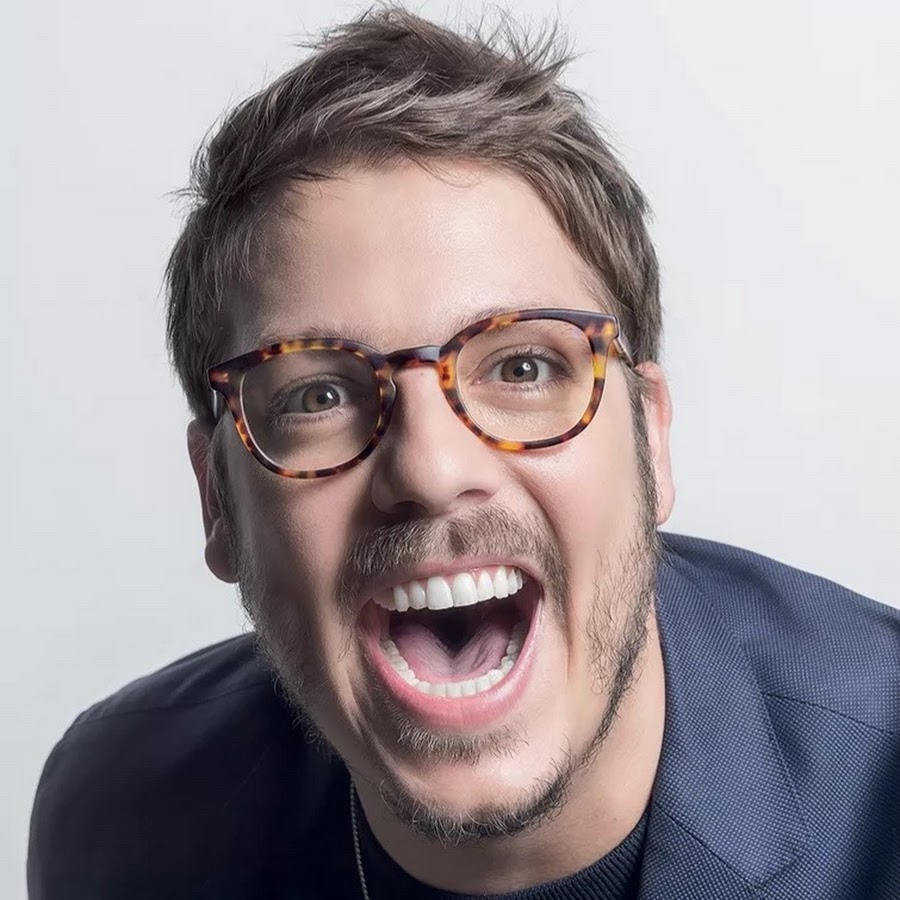
#> input picture Border Detection/fabio_porchat.jpg, 900 x 900 px
$ jupyter execute Trab1.ipynb
#> lines starting #> are read from the running program, lines starting #| are printed output that depends on the picture; after the words box and inside, x2 and y2 are one past the last pixel; in counts of white or black regions, pixels touching at a corner belong together
[cell 1]
import cv2 as cv
import numpy as np
from matplotlib import pyplot as plt
import sys

img = cv.imread("fabio_porchat.jpg")
#> img is the input picture: shape (900, 900, 3); mean B, G, R 152.9, 148.9, 157.5
img = cv.cvtColor(img, cv.COLOR_BGR2RGB)
plt.imshow(img)

[cell 2]
print("O numero total de pixels da imagem é:", img.size)
#| O numero total de pixels da imagem é: 2430000
print("O tamanho de linhas, colunas e canais da imagem:", img.shape)
#| O tamanho de linhas, colunas e canais da imagem: (900, 900, 3)

Vamos adicionar uma nova imagem agora

[cell 3]
img2 = cv.imread('todt.png')
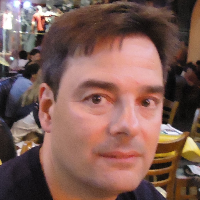
#> input picture Border Detection/todt.png, 200 x 200 px
#> img2 is the input picture: shape (200, 200, 3); mean B, G, R 85.1, 93, 126.4
img2 = cv.cvtColor(img2, cv.COLOR_BGR2RGB)
print("O numero total de pixels da imagem é:", img2.size)
#| O numero total de pixels da imagem é: 120000
print("O tamanho de linhas, colunas e canais da imagem:", img2.shape)
#| O tamanho de linhas, colunas e canais da imagem: (200, 200, 3)

Podemos ver que a imagem tem tamanho distinto da imagem inicial, e vamos aumentar ela de tamanho com resize então.
Existem diversas maneiras de interpolar para a alteração de tamanho, vejamos abaixo:

[cell 4]
#Interpolation = cv.INTER_AREA, resampling usando a relação de area de pixel
resized_1 = cv.resize(img2, (900,900), interpolation = cv.INTER_AREA)
#Interpolation = cv.INTER_CUBIC, resampling usando a interpolação cúbica
resized_2 = cv.resize(img2, (900,900), interpolation = cv.INTER_CUBIC)
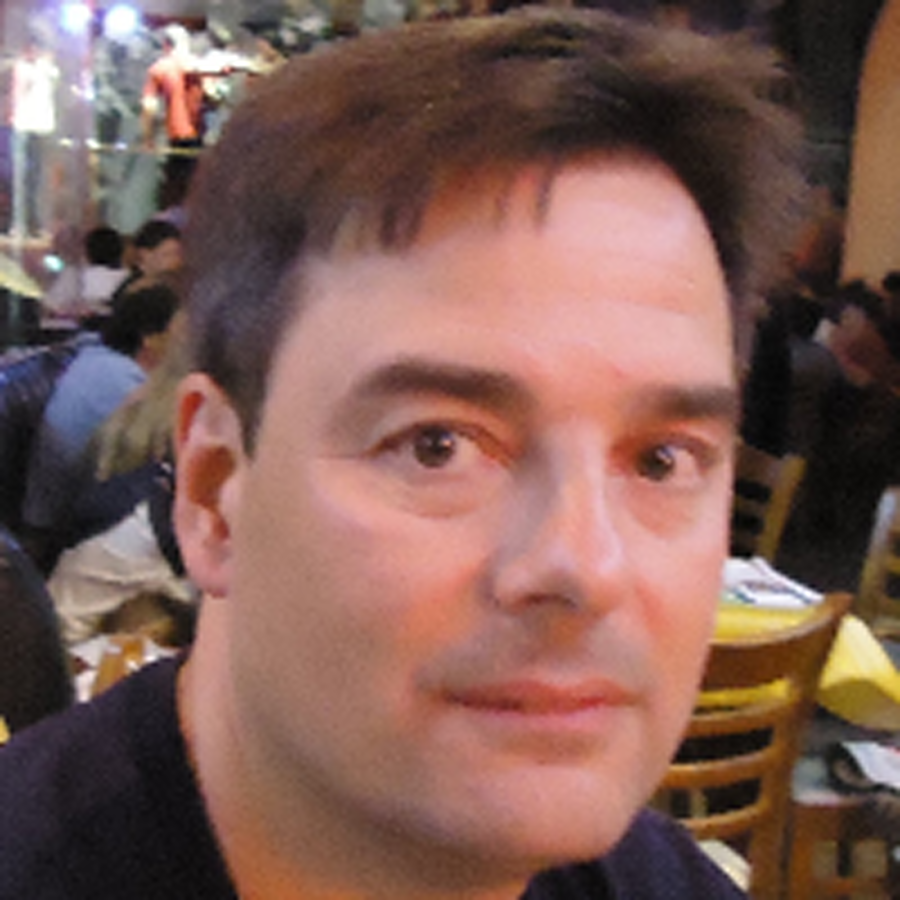
#> resized_2: shape (900, 900, 3); mean R, G, B 126.4, 93, 85.1
#Interpolation = cv.INTER_LINEAR, resampling usando a interpolação linear
resized_3 = cv.resize(img2, (900,900), interpolation = cv.INTER_LINEAR)
#Interpolation = cv.INTER_NEAREST, resampling usando o pixel mais próximo
resized_4 = cv.resize(img2, (900,900), interpolation = cv.INTER_NEAREST)
#Interpolation = cv.INTER_LANCZOS4, resampling usando a interpolação de Lanczos sobre a vizinhança de 8 pixels
resized_5 = cv.resize(img2, (900,900), interpolation = cv.INTER_LANCZOS4)
#Interpolation = cv.INTER_CUBIC, resampling usando a interpolação cúbica
resized_6 = cv.resize(img2, (900,900), interpolation = cv.INTER_CUBIC)

plt.subplot(2,3,1),plt.imshow(resized_1)
plt.subplot(2,3,2),plt.imshow(resized_2)
plt.subplot(2,3,3),plt.imshow(resized_3)
plt.subplot(2,3,4),plt.imshow(resized_4)
plt.subplot(2,3,5),plt.imshow(resized_5)
plt.subplot(2,3,6),plt.imshow(resized_6)

Image Blending

Para realizar um blend de imagens, adicionamos uma a outra respeitando a equação abaixo:
                                g(x)=(1−α)f0(x)+αf1(x)

Variando alpha de 0->1, podemos realizar distintos tipos de transições nas imagens. Cv.addWeighted() aplica a seguinte formula para a aplicação:
                                dst=α⋅img1+β⋅img2+γ

[cell 5]
blend = cv.addWeighted(img,0.58,resized_1,0.52,0)
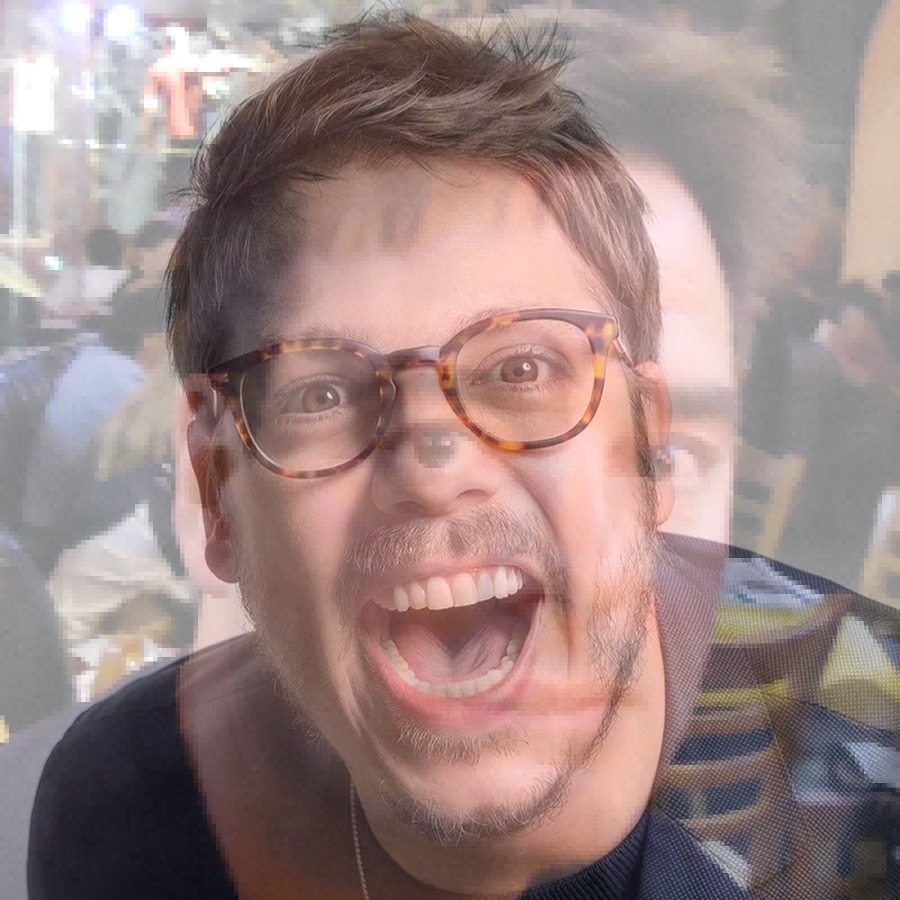
#> blend: shape (900, 900, 3); mean R, G, B 157, 134.7, 132.9
plt.imshow(blend)

[cell 6]
lower_blue = np.array([110,50,50])
upper_blue = np.array([130,255,255])
img_hsv = cv.cvtColor(img, cv.COLOR_RGB2HSV) #transforma de RGB para HSV
#> img_hsv: shape (900, 900, 3); mean H, S, V 86.8, 45.6, 164.9
mask = cv.inRange(img_hsv, lower_blue, upper_blue)
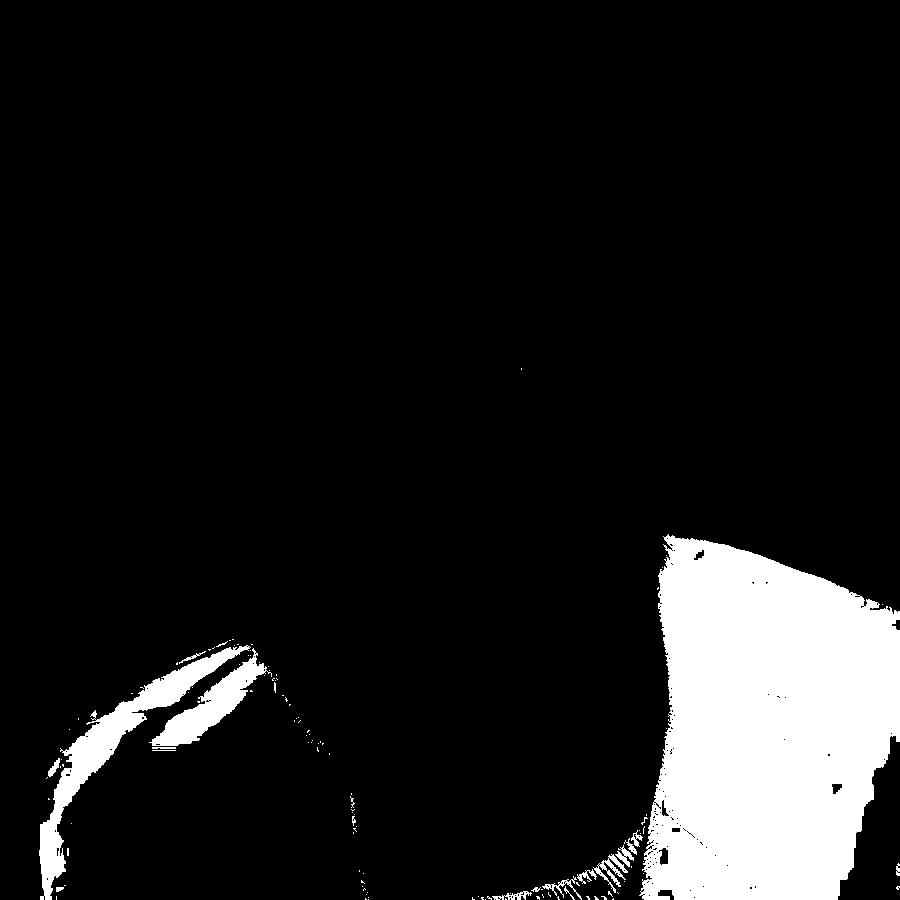
#> mask: shape (900, 900); 10.7% white; 129 white regions (109 under 20 px), largest, box (x1, y1, x2, y2) and area: (639, 534, 900, 900) 73802, (39, 645, 251, 900) 7344, (149, 648, 272, 746) 3327
# Bitwise-AND mask and original image
res = cv.bitwise_and(img_hsv, img_hsv, mask=mask)
#> res: shape (900, 900, 3); mean H, S, V 12.1, 9.3, 12.1
img_hsv = cv.cvtColor(img_hsv, cv.COLOR_HSV2RGB)
res = cv.cvtColor(res, cv.COLOR_HSV2RGB)
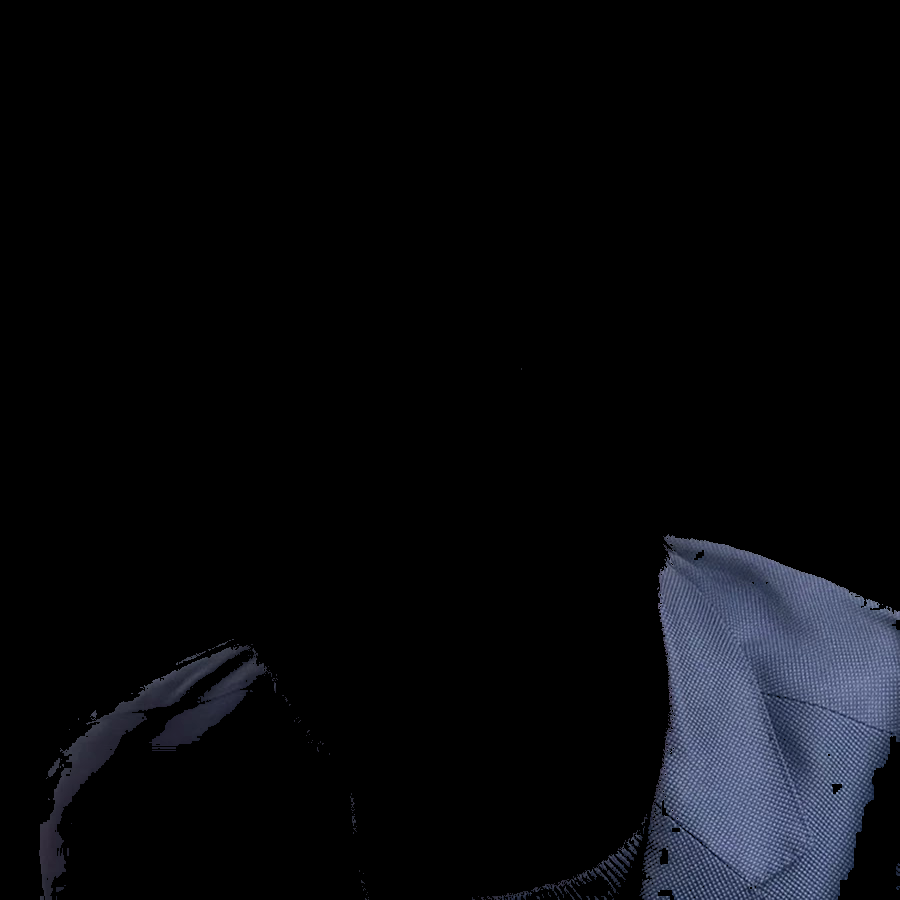
#> res: shape (900, 900, 3); mean R, G, B 8, 9, 12.1
plt.subplot(2,3,1),plt.imshow(img_hsv)
plt.subplot(2,3,2),plt.imshow(mask)
plt.subplot(2,3,3),plt.imshow(res)

[cell 7]
img3 = cv.imread('todt.png')
gray = cv.cvtColor(img3, cv.COLOR_BGR2RGB)
gauss1 = cv.GaussianBlur(gray,(5,5),cv.BORDER_DEFAULT)
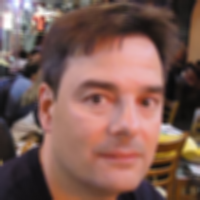
#> gauss1: shape (200, 200, 3); mean R, G, B 126.4, 93.1, 85.1
gauss2 = cv.GaussianBlur(gray,(23,23),cv.BORDER_DEFAULT)
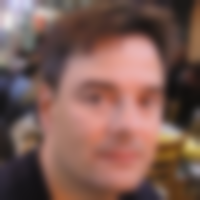
#> gauss2: shape (200, 200, 3); mean R, G, B 126.4, 93.1, 85.1
fig, ax = plt.subplots(2,2, figsize=(10,10))
ax[0][0].imshow(gauss1)
ax[0][1].imshow(gauss2)
ax[1][0].imshow(gray-gauss1)
ax[1][1].imshow(gray-gauss2)
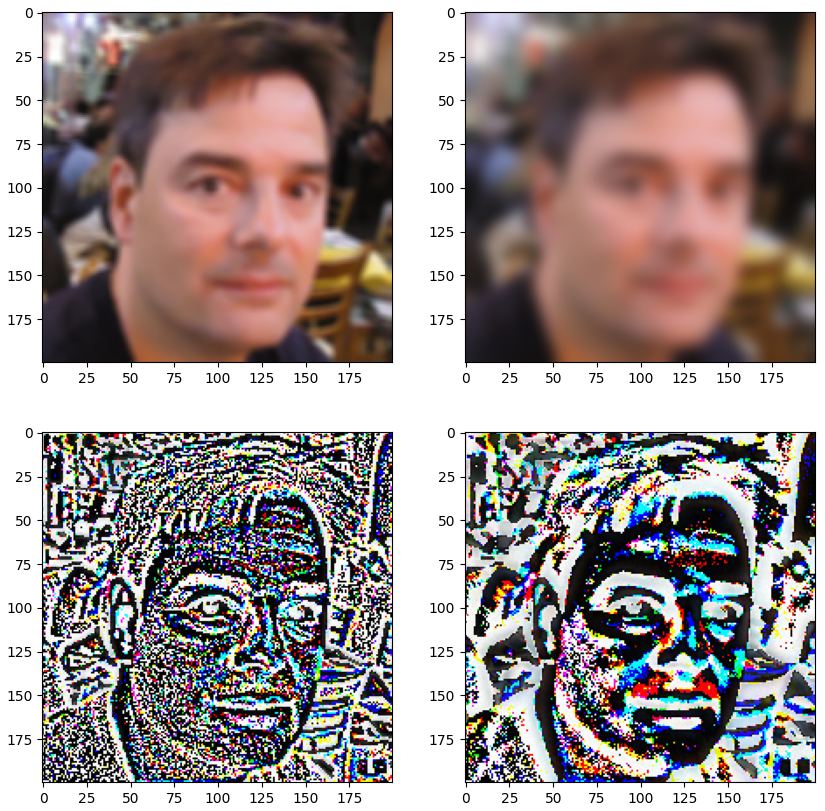
#> figure drawn by matplotlib, 4 panels
